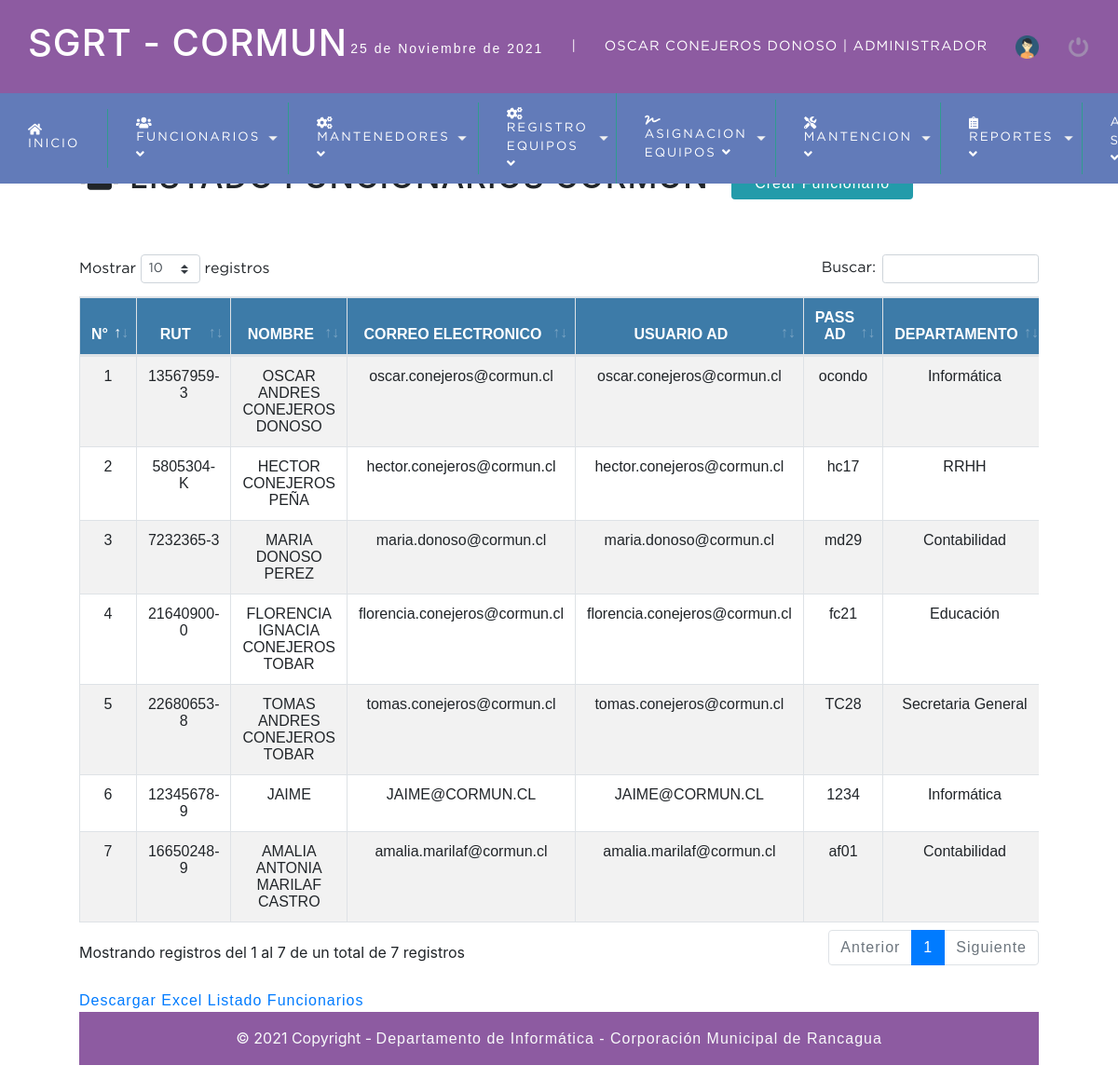
The app's page /sistema/lista_funcionarios.php (signed in) with its own data.
### tables this page shows
CREATE TABLE `funcionarios` (
  `id_fun` int(11) NOT NULL,
  `rut_fun` varchar(10) NOT NULL,
  `nom_fun` varchar(50) NOT NULL,
  `ema_Fun` varchar(50) NOT NULL,
  `usuad_Fun` varchar(50) NOT NULL,
  `passad_Fun` varchar(100) NOT NULL,
  `estatus_fun` int(11) NOT NULL DEFAULT 1,
  `dateadd` datetime NOT NULL DEFAULT current_timestamp(),
  `id_usu` int(11) NOT NULL,
  `id_rol` int(11) NOT NULL,
  `passgrt_Fun` varchar(100) NOT NULL,
  `id_depto` int(11) NOT NULL
);

CREATE TABLE `departamentos` (
  `id_depto` int(11) NOT NULL,
  `nom_depto` varchar(40) NOT NULL,
  `estatus_depto` int(11) NOT NULL DEFAULT 1
);

### sistema/includes/functions.php (called while the page is built, shortened)
<?php
	function fechaC(){
		$mes = array("","Enero",
					  "Febrero",
					  "Marzo",
					  "Abril",
					  "Mayo",
					  "Junio",
					  "Julio",
					  "Agosto",
					  "Septiembre",
					  "Octubre",
					  "Noviembre",
					  "Diciembre");
		return date('d')." de ". $mes[date('n')] . " de " . date('Y');
	}
 ?>

### sistema/lista_funcionarios.php (the view, shortened to what this page needs)
<?php
include "../conexion.php";
?>
<DOCTYPE html>
<html lang="es">
<head>
	<?php
		include "includes/scripts.php";
	?>
</head>
<body>
<?php include "includes/header.php";	?>
	<section id="container">
		<h1><i class="fas fa-users"></i> LISTADO FUNCIONARIOS CORMUN</h1>
        <a href="registro_funcionarios.php" class="btn_new">Crear Funcionario</a>
        <?php
            $SQL_READ = "SELECT f.id_fun, f.rut_fun, f.nom_fun, f.ema_Fun, f.usuad_Fun, f.passad_Fun,
            d.nom_depto
            FROM funcionarios f
           INNER JOIN departamentos d
           ON f.id_depto = d.id_depto WHERE estatus_fun = 1";
            $sql_query = mysqli_query($conection,$SQL_READ);
        ?>
	<br>
	<br>
	<div class="container-fluid">
		<div class="row">
            <div class="table-responsive">
                    <table id="example" class="table table-striped table-bordered">
                        <thead>
                            <tr>
                                <th>N°</th>
                                <th>RUT</th>
                                <th>NOMBRE</th>
                                <th>CORREO ELECTRONICO</th>
                                <th>USUARIO AD</th>
                                <th>PASS AD</th>
                                <th>DEPARTAMENTO</th>
                            </tr>
                        </thead>
                        <tbody>
                            <?php
                            while ($row= mysqli_fetch_array($sql_query)){?>
                                <tr>
                                    <td><?= $row['id_fun']?></td>
                                    <td><?= $row['rut_fun']?></td>
                                    <td><?= $row['nom_fun']?></td>
                                    <td><?= $row['ema_Fun']?></td>
                                    <td><?= $row['usuad_Fun']?></td>
                                    <td><?= $row['passad_Fun']?></td>
                                    <td><?= $row['nom_depto']?></td>
                                </tr>
                            <?php } ?>
                        </tbody>
                </table>
            </div>
		</div>
	</div><br>
    <a href="excel_fun.php">Descargar Excel Listado Funcionarios </a>
    <?php include "includes/footer.php";	?>
</body>
</html>

### sistema/includes/scripts.php (shortened to what this page needs)
<link rel="stylesheet" type="text/css" href="css/style.css">
<link rel="stylesheet" type="text/css" href="css/responsive.css">
<link rel="stylesheet" href="bootstrap/css/bootstrap.min.css">
<link rel="stylesheet" type="text/css" href="datatables/datatables.min.css"/>
<link rel="stylesheet"  type="text/css" href="datatables/DataTables-1.10.18/css/dataTables.bootstrap4.min.css">
<?php include "functions.php"; ?>

### sistema/includes/header.php (shortened to what this page needs)
<header>
		<div class="header">
			<h1>SGRT - CORMUN</h1>
			<div class="optionsBar">
				<p><br><?php echo fechaC(); ?></p>
				<span>|</span>
				<span class="user"><?php echo $_SESSION['nombre'].' | '.$_SESSION['rol_Nom']; ?></span>
				<img class="photouser" src="img/user.png" alt="Usuario">
				<a href="salir.php"><img class="close" src="img/salir.png" alt="Salir del sistema" title="Salir"></a>
			</div>
		</div>
		<?php
            include "nav.php";
        ?>
	</header>

### sistema/includes/nav.php (shortened to what this page needs)
<nav>
			<ul>
				<li><a href="index.php"><i class="fas fa-home"></i> Inicio</a></li>
				<?php
					if($_SESSION['rol_Nom'] == "Administrador"){
					?>
				<li class="principal">
					<a href="#"><i class="fas fa-users"></i> Funcionarios <span class="arrow"><i class="fas fa-angle-down"></i></span></a>
				</li>
				<?php } ?>
				<?php
					if($_SESSION['rol_Nom'] == "Administrador"){
					?>
				<li class="principal">
					<a href="#"><i class="fas fa-cogs"></i> Mantenedores <span class="arrow"><i class="fas fa-angle-down"></i></a>
				</li>
				<?php } ?>
				<?php
					if($_SESSION['rol_Nom'] == "Administrador" || $_SESSION['rol_Nom'] == "Tecnico"){
					?>
				<li class="principal">
					<a href="#"><i class="fas fa-cogs"></i> Registro Equipos <span class="arrow"><i class="fas fa-angle-down"></i></a>
				</li>
				<?php } ?>
				<?php
					if($_SESSION['rol_Nom'] == "Administrador" || $_SESSION['rol_Nom'] == "Tecnico"){
					?>
				<li class="principal">
					<a href="#"><i class="fas fa-signature"></i> Asignacion Equipos <span class="arrow"><i class="fas fa-angle-down"></i></a>
				</li>
				<?php } ?>
				<?php
					if($_SESSION['rol_Nom'] == "Administrador" || $_SESSION['rol_Nom'] == "Tecnico"){
					?>
				<li class="principal">
					<a href="#"><i class="fas fa-tools"></i> Mantencion <span class="arrow"><i class="fas fa-angle-down"></i></a>
				</li>
				<?php } ?>
				<?php
					if($_SESSION['rol_Nom'] == "Administrador"){
					?>
				<li class="principal">
					<a href="#"><i class="fas fa-clipboard-list"></i> Reportes <span class="arrow"><i class="fas fa-angle-down"></i></a>
				</li>
				<?php } ?>
				<?php
					if($_SESSION['rol_Nom'] == "Administrador" || $_SESSION['rol_Nom'] == "Tecnico"){
					?>
				<li class="principal">
					<a href="#">Admin SGRT <span class="arrow"><i class="fas fa-angle-down"></i></a>
				</li>
				<?php } ?>
			</ul>
		</nav>

### sistema/includes/footer.php
<footer style="background-color: #8d5ba1;">
  <div class="text-center p-3 text-light">
    © 2021 Copyright -
    <a class="text-light">Departamento de Informática - Corporación Municipal de Rancagua</a>
  </div>
</footer>

### sistema/css/style.css (style rules this page uses)
* { margin: 0; padding: 0; box-sizing: border-box; }
body { background: #bdb7b7; }
h1, h2, h3, h4, h5, h6 { font-family: 'arial'; font-weight: bold; letter-spacing: 1px; }
h1 { font-size: 26px; }
p { font-family: 'arial'; letter-spacing: 2px; font-size: 14px; line-height: 20px; }
a { text-decoration: none; font-family: arial; letter-spacing: 1px; }
span { font-family: 'GothamBook'; letter-spacing: 1px; font-size: 14px; line-height: 20px; }
header { position: fixed; width: 100%; z-index: 1000; }
.header { color: #fff; background: #8d5ba1; height: 100px; display: -webkit-flex; display: -moz-flex; display: -ms-flex; display: -o-flex; display: flex; justify-content: space-between; align-items: center; padding: 30px; }
.optionsBar { display: -webkit-flex; display: -moz-flex; display: -ms-flex; display: -o-flex; display: flex; justify-content: center; align-items: center; }
.optionsBar span { color: #FFF; font-size: 11pt; font-family: 'GothamBook'; text-transform: uppercase; margin-left: 30px; }
.photouser { margin-left: 30px; width: 25px; height: 25px; }
.close { width: 25px; height: 25px; }
.optionsBar a { display: -webkit-flex; display: -moz-flex; display: -ms-flex; display: -o-flex; display: flex; margin-left: 30px; }
nav ul { background: #627bb9; list-style: none; display: -webkit-flex; display: -moz-flex; display: -ms-flex; display: -o-flex; display: flex; justify-content: left; align-items: center; }
nav ul > li a { position: relative; }
nav a { color: #FFF; display: block; font-size: 10pt; font-family: 'GothamBook'; padding: 15px 30px; text-transform: uppercase; letter-spacing: 2px; transition: background .5s; border-right: 1px solid #319B8F; }
nav .principal > a { background: url(../images/arrow_bottom.png) no-repeat; background-position-x: 0%; background-position-y: 0%; background-size: auto auto; background-position: 94% center; background-size: 10px; }
#container { padding: 160px 85px 15px 85px; }
#container h1 { font-size: 35px; display: inline-block; }
.btn_new { display: inline-block; background: #239baa; color: #fff; padding: 5px 25px; border-radius: 4px; margin: 20px; }
table { border-collapse: collapse; font-size: 12pt; font-family: 'arial'; width: 100%; }
table th { text-align: center; padding: 10px; background: #3d7ba8; color: #fff; }
table tr:nth-child(odd) { background: #fff; }
table td { padding: 10px; text-align: center; }

### records on screen
funcionarios: id_fun "1", rut_fun "13567959-3", nom_fun "OSCAR ANDRES CONEJEROS DONOSO", ema_Fun "oscar.conejeros@cormun.cl", usuad_Fun "oscar.conejeros@cormun.cl", passad_Fun "ocondo", id_depto.nom_depto "Informática"
funcionarios: id_fun "2", rut_fun "5805304-K", nom_fun "HECTOR CONEJEROS PEÑA", ema_Fun "hector.conejeros@cormun.cl", usuad_Fun "hector.conejeros@cormun.cl", passad_Fun "hc17", id_depto.nom_depto "RRHH"
funcionarios: id_fun "3", rut_fun "7232365-3", nom_fun "MARIA DONOSO PEREZ", ema_Fun "maria.donoso@cormun.cl", usuad_Fun "maria.donoso@cormun.cl", passad_Fun "md29", id_depto.nom_depto "Contabilidad"
funcionarios: id_fun "4", rut_fun "21640900-0", nom_fun "FLORENCIA IGNACIA CONEJEROS TOBAR", ema_Fun "florencia.conejeros@cormun.cl", usuad_Fun "florencia.conejeros@cormun.cl", passad_Fun "fc21", id_depto.nom_depto "Educación"
funcionarios: id_fun "5", rut_fun "22680653-8", nom_fun "TOMAS ANDRES CONEJEROS TOBAR", ema_Fun "tomas.conejeros@cormun.cl", usuad_Fun "tomas.conejeros@cormun.cl", passad_Fun "TC28", id_depto.nom_depto "Secretaria General"
funcionarios: id_fun "6", rut_fun "12345678-9", nom_fun "JAIME", ema_Fun "JAIME@CORMUN.CL", usuad_Fun "JAIME@CORMUN.CL", passad_Fun "1234", id_depto.nom_depto "Informática"
funcionarios: id_fun "7", rut_fun "16650248-9", nom_fun "AMALIA ANTONIA MARILAF CASTRO", ema_Fun "amalia.marilaf@cormun.cl", usuad_Fun "amalia.marilaf@cormun.cl", passad_Fun "af01", id_depto.nom_depto "Contabilidad"

### other values on screen
fechaC() "25 de Noviembre de 2021"
$_SESSION['nombre'] "OSCAR CONEJEROS DONOSO"
$_SESSION['rol_Nom'] "ADMINISTRADOR"
